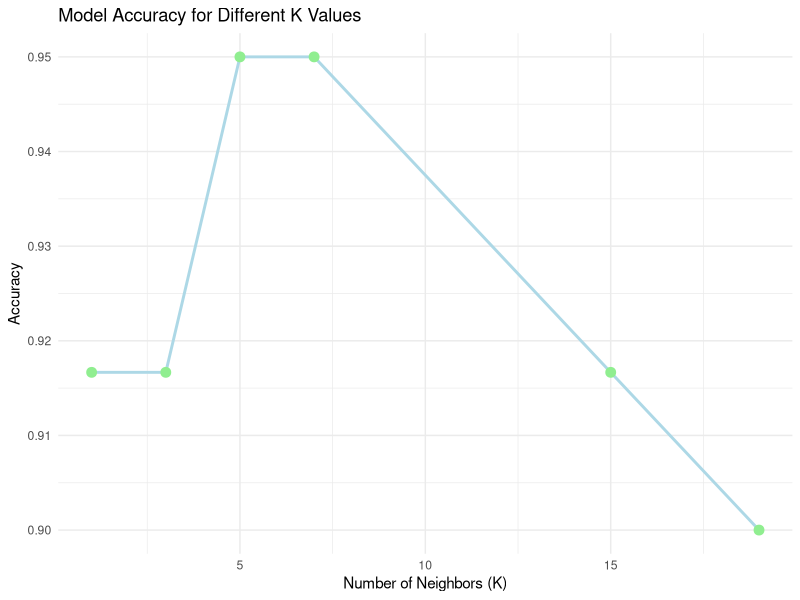

Generate this figure with R:
# Loading data

data(iris)


# Structure
str(iris)

# Installing Packages
install.packages("e1071")
install.packages("caTools")
install.packages("class")

# Loading package
library(e1071)
library(caTools)
library(class)


# Loading data
data(iris)
head(iris)

# Splitting data into train and test data
split <- sample.split(iris, SplitRatio = 0.7)
train_cl <- subset(iris, split == "TRUE")
test_cl <- subset(iris, split == "FALSE")

# Feature Scaling
train_scale <- scale(train_cl[, 1:4])
test_scale <- scale(test_cl[, 1:4])

head(train_scale)
head(test_scale)


# Fitting KNN Model to training dataset
classifier_knn <- knn(train = train_scale,
                      test = test_scale,
                      cl = train_cl$Species,
                      k = 1)
classifier_knn


# Confusiin Matrix
cm <- table(test_cl$Species, classifier_knn)
cm


# Model Evaluation - Choosing K
# Calculate out of Sample error
misClassError <- mean(classifier_knn != test_cl$Species)
print(paste('Accuracy =', 1-misClassError))

# K = 3
classifier_knn <- knn(train = train_scale,
                      test = test_scale,
                      cl = train_cl$Species,
                      k = 3)
misClassError <- mean(classifier_knn != test_cl$Species)
print(paste('Accuracy =', 1-misClassError))

# K = 5
classifier_knn <- knn(train = train_scale,
                      test = test_scale,
                      cl = train_cl$Species,
                      k = 5)
misClassError <- mean(classifier_knn != test_cl$Species)
print(paste('Accuracy =', 1-misClassError))

# K = 7
classifier_knn <- knn(train = train_scale,
                      test = test_scale,
                      cl = train_cl$Species,
                      k = 7)
misClassError <- mean(classifier_knn != test_cl$Species)
print(paste('Accuracy =', 1-misClassError))

# K = 15
classifier_knn <- knn(train = train_scale,
                      test = test_scale,
                      cl = train_cl$Species,
                      k = 15)
misClassError <- mean(classifier_knn != test_cl$Species)
print(paste('Accuracy =', 1-misClassError))

# K = 19
classifier_knn <- knn(train = train_scale,
                      test = test_scale,
                      cl = train_cl$Species,
                      k = 19)
misClassError <- mean(classifier_knn != test_cl$Species)
print(paste('Accuracy =', 1-misClassError))



library(ggplot2)

# Data preparation
k_values <- c(1, 3, 5, 7, 15, 19)

# Calculate accuracy for each k value
accuracy_values <- sapply(k_values, function(k) {
  classifier_knn <- knn(train = train_scale,
                        test = test_scale,
                        cl = train_cl$Species,
                        k = k)
  1 - mean(classifier_knn != test_cl$Species)
})

# Create a data frame for plotting
accuracy_data <- data.frame(K = k_values, Accuracy = accuracy_values)

# Plotting
ggplot(accuracy_data, aes(x = K, y = Accuracy)) +
  geom_line(color = "lightblue", size = 1) +
  geom_point(color = "lightgreen", size = 3) +
  labs(title = "Model Accuracy for Different K Values",
       x = "Number of Neighbors (K)",
       y = "Accuracy") +
  theme_minimal()
